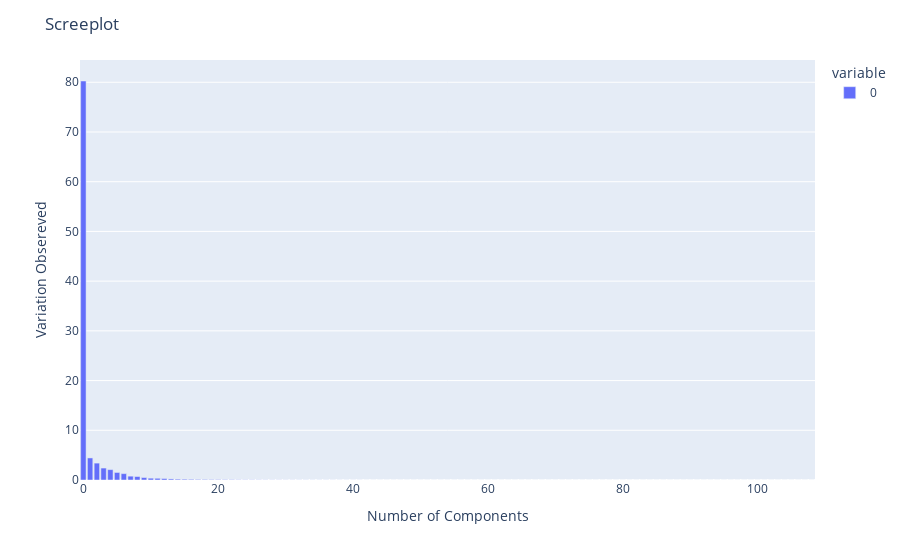

Notebook source saved alongside this figure:
### Code cell
per_ver = pca.explained_variance_ratio_*100
per_ver

fig  = px.bar(per_ver)
fig.update_layout(

    title="Screeplot ",
    xaxis_title="Number of Components",
    yaxis_title="Variation Obsereved",
    

)
